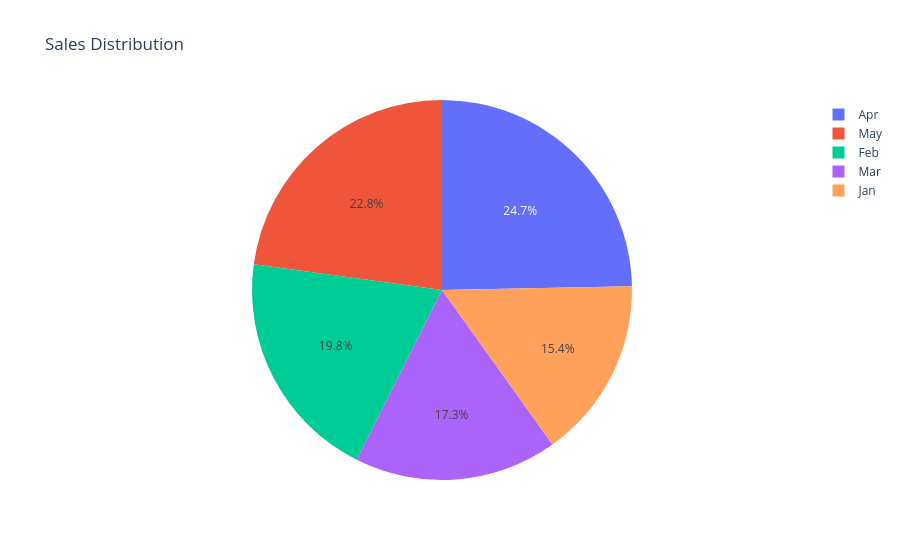

Here is the notebook cell this chart was saved with:
### Markdown cell above
<div style="background:#ffffff; border-left:6px solid #2563eb; padding:22px; border-radius:12px; box-shadow:0 4px 12px rgba(0,0,0,0.08); font-family:Segoe UI,Arial,sans-serif; line-height:1.8;">


## 📖 Explanation

Data visualization converts numerical information into graphical form, making patterns and trends easier to understand.

### **Seaborn**
- Built on top of Matplotlib.
- Used for creating attractive statistical graphics.
- Easy syntax and beautiful default themes.

### **Plotly**
- Creates interactive visualizations.
- Supports zooming, panning, hover information, and dashboards.
- Suitable for web applications and business analytics.

---

# 📊 Types of Charts

### 📈 Line Chart
Shows trends or changes over time.

### 📊 Bar Chart
Compares values among different categories.

### ⚫ Scatter Plot
Shows relationships between two numerical variables.

### 🥧 Pie Chart
Displays the percentage contribution of each category.

---

## 🧮 Algorithm

1. Start.
2. Import Seaborn, Plotly Express, Pandas, and Matplotlib.
3. Create a sample dataset.
4. Plot a Line Chart using Seaborn.
5. Plot a Bar Chart using Seaborn.
6. Plot a Scatter Plot using Seaborn.
7. Plot a Pie Chart using Plotly.
8. Display all charts.
9. Stop.

---

## 🔄 Flowchart

```text
                 ┌──────────────┐
                 │    Start     │
                 └──────┬───────┘
                        │
                        ▼
        ┌────────────────────────────┐
        │ Import Required Libraries  │
        └──────────┬─────────────────┘
                   │
                   ▼
        ┌────────────────────────────┐
        │ Create Sample Dataset      │
        └──────────┬─────────────────┘
                   │
                   ▼
        ┌────────────────────────────┐
        │ Draw Line Chart            │
        └──────────┬─────────────────┘
                   │
                   ▼
        ┌────────────────────────────┐
        │ Draw Bar Chart             │
        └──────────┬─────────────────┘
                   │
                   ▼
        ┌────────────────────────────┐
        │ Draw Scatter Plot          │
        └──────────┬─────────────────┘
                   │
                   ▼
        ┌────────────────────────────┐
        │ Draw Pie Chart             │
        └──────────┬─────────────────┘
                   │
                   ▼
        ┌────────────────────────────┐
        │ Display Charts             │
        └──────────┬─────────────────┘
                   │
                   ▼
               ┌──────────────┐
               │     Stop     │
               └──────────────┘
```

---

## 📊 Time Complexity

| Operation | Complexity |
|-----------|------------|
| Create DataFrame | O(n) |
| Line Chart | O(n) |
| Bar Chart | O(n) |
| Scatter Plot | O(n) |
| Pie Chart | O(n) |

---

## 💾 Space Complexity

| Operation | Complexity |
|-----------|------------|
| DataFrame | O(n) |
| Graph Objects | O(n) |

---

## 📌 Key Points

- **Seaborn** is best for statistical and publication-quality plots.
- **Plotly** creates interactive charts with zoom, hover, and pan features.
- **Line Chart** is used to show trends.
- **Bar Chart** compares categorical values.
- **Scatter Plot** shows relationships between variables.
- **Pie Chart** displays percentage contribution of each category.
- These libraries are widely used in Data Analysis, Machine Learning, and Business Intelligence.

---

## 📚 Functions Used

| Function | Description |
|----------|-------------|
| `pd.DataFrame()` | Creates a DataFrame |
| `sns.lineplot()` | Draws a line chart |
| `sns.barplot()` | Draws a bar chart |
| `sns.scatterplot()` | Draws a scatter plot |
| `px.pie()` | Creates an interactive pie chart |
| `plt.show()` | Displays Seaborn charts |
| `fig.show()` | Displays the Plotly chart |

</div>

### Code cell
import pandas as pd
import seaborn as sns
import matplotlib.pyplot as plt
import plotly.express as px

# Creating sample dataset
data = {
    "Month": ["Jan", "Feb", "Mar", "Apr", "May"],
    "Sales": [250, 320, 280, 400, 370],
    "Profit": [30, 45, 40, 60, 55]
}

df = pd.DataFrame(data)

# -----------------------------
# Line Chart (Seaborn)
# -----------------------------
plt.figure(figsize=(6,4))
sns.lineplot(data=df, x="Month", y="Sales", marker="o")
plt.title("Sales Trend")
plt.show()

# -----------------------------
# Bar Chart (Seaborn)
plt.figure(figsize=(6,4))
sns.barplot(data=df, x="Month", y="Sales")
plt.title("Monthly Sales")
plt.show()

# -----------------------------
# Scatter Plot (Seaborn)
# -----------------------------
plt.figure(figsize=(6,4))
sns.scatterplot(data=df, x="Sales", y="Profit", s=120)
plt.title("Sales vs Profit")
plt.show()

# -----------------------------
# Pie Chart (Plotly)
# -----------------------------
fig = px.pie(
    df,
    names="Month",
    values="Sales",
    title="Sales Distribution"
)

fig.show()

### Figure 1 — Plotly figure (JSON) as saved in the notebook; plotly's stock layout.template omitted (floating-point values rounded to 4 significant figures)
{"data": [{"domain": {"x": [0, 1], "y": [0, 1]}, "hovertemplate": "Month=%{label}<br>Sales=%{value}<extra></extra>", "labels": ["Jan", "Feb", "Mar", "Apr", "May"], "legendgroup": "", "name": "", "showlegend": true, "type": "pie", "values": [250, 320, 280, 400, 370]}], "layout": {"legend": {"tracegroupgap": 0}, "title": {"text": "Sales Distribution"}}}
